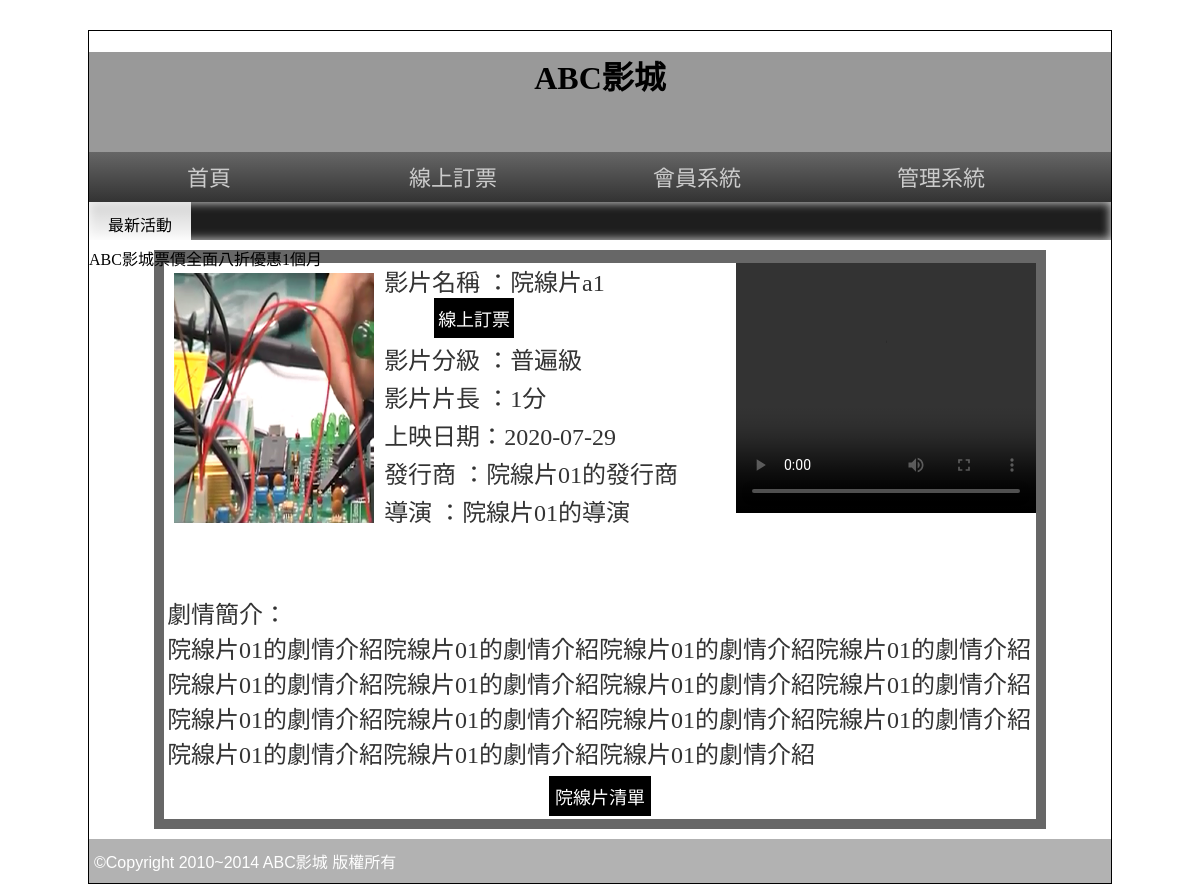
The page /?do=intro&id=1 on the database its author committed.
### tables this page shows
CREATE TABLE `movie` (
  `id` int(10) UNSIGNED NOT NULL,
  `name` text NOT NULL,
  `level` int(1) UNSIGNED NOT NULL,
  `length` int(3) UNSIGNED NOT NULL,
  `ondate` date NOT NULL,
  `publish` text NOT NULL,
  `trailer` text NOT NULL,
  `poster` text NOT NULL,
  `intro` text NOT NULL,
  `rank` int(10) UNSIGNED NOT NULL,
  `sh` int(1) UNSIGNED NOT NULL,
  `director` text NOT NULL
);

### base.php (called while the page is built, shortened)
<?php
$level = ["","普遍級","輔導級","保護級","限制級"];
class DB{
  private $dsn = "mysql:host=localhost;charset=utf8;dbname=db77";
  private $root = "root";
  private $password = "";
  private $table;
  private $pdo;
  public function __construct($table){
    $this->table = $table;
    $this->pdo = new PDO($this->dsn,$this->root,$this->password);
  }
  public function find($arg){
    $sql = "select * from `$this->table`  ";
    if(is_array($arg)){
      foreach ($arg as $key => $value){
        $tmp[]=sprintf("`%s`='%s'",$key,$value);
      }
      $sql = $sql . " where " . implode(" && ",$tmp);
    }else{
      $sql = $sql . " where `id` = '". $arg. "'";
    }
    return $this->pdo->query($sql)->fetch(PDO::FETCH_ASSOC);
  }
}
?>

### front/intro.php (the view)
<?php
$db = new DB("movie");
$row = $db->find($_GET['id']);
?>
    <div class="tab rb" style="width:87%;">
      <div style="background:#FFF; width:100%; color:#333; text-align:left">
        <video src="img/<?= $row['trailer']; ?>" width="300px" height="250px" controls="" style="float:right;"></video>
        <font style="font-size:24px"> <img src="img/<?= $row['poster']; ?>" width="200px" height="250px" style="margin:10px; float:left">
        <p style="margin:3px">影片名稱 ：<?= $row['name']; ?>
          <input type="button" value="線上訂票" onclick="location.href='?do=order&id=<?= $row['id'] ?>'" style="margin-left:50px; padding:2px 4px" class="b2_btu">
        </p>
        <p style="margin:3px">影片分級 ：<?= $level[$row['level']]; ?> </p>
        <p style="margin:3px">影片片長 ：<?= $row['level']; ?>分</p>
        <p style="margin:3px">上映日期：<?= $row['ondate']; ?></p>
        <p style="margin:3px">發行商 ：<?= $row['publish']; ?> </p>
        <p style="margin:3px">導演 ：<?= $row['director']; ?> </p>
        <br>
        <br>
        <p style="margin:10px 3px 3px 3px; word-break:break-all"> 劇情簡介：<br>
        <?= $row['intro']; ?>
        </p>
        </font>
        <table width="100%" border="0">
          <tbody>
            <tr>
              <td align="center"><input type="button" value="院線片清單" onclick="location.href='index.php'"></td>
            </tr>
          </tbody>
        </table>
      </div>
    </div>

### css/css.css (style rules this page uses)
body { background:url(../icon/b.png); font-family:微軟正黑體; }
input[type='button'],input[type='submit'],input[type='reset'],button,.button { min-width:70px; min-height:40px; background:#000; color:#fff; border:none; cursor:pointer; font-size:18px; text-decoration:none; }
.rb { background:rgba(39,39,39,0.7); color:rgba(255,255,255,0.9); }
.tab { width:80%; display:block; margin-left:auto; margin-right:auto; min-height:100px; padding:10px; }

### rows shown on the page
movie: poster (picture), name "院線片a1", level "普遍級", level "1", ondate "2020-07-29", publish "院線片01的發行商", director "院線片01的導演", intro "院線片01的劇情介紹院線片01的劇情介紹院線片01的劇情介紹院線片01的劇情介紹院線片01的劇情介紹院線片01的劇情介紹院線片01的劇情介紹院線片01的劇情介紹院線片01的劇情介紹院線片01的劇情介紹院線片01的劇情介紹院線片01的劇情介紹院線片01的劇情介紹院線片01的劇情介紹院線片01的劇情介紹"
